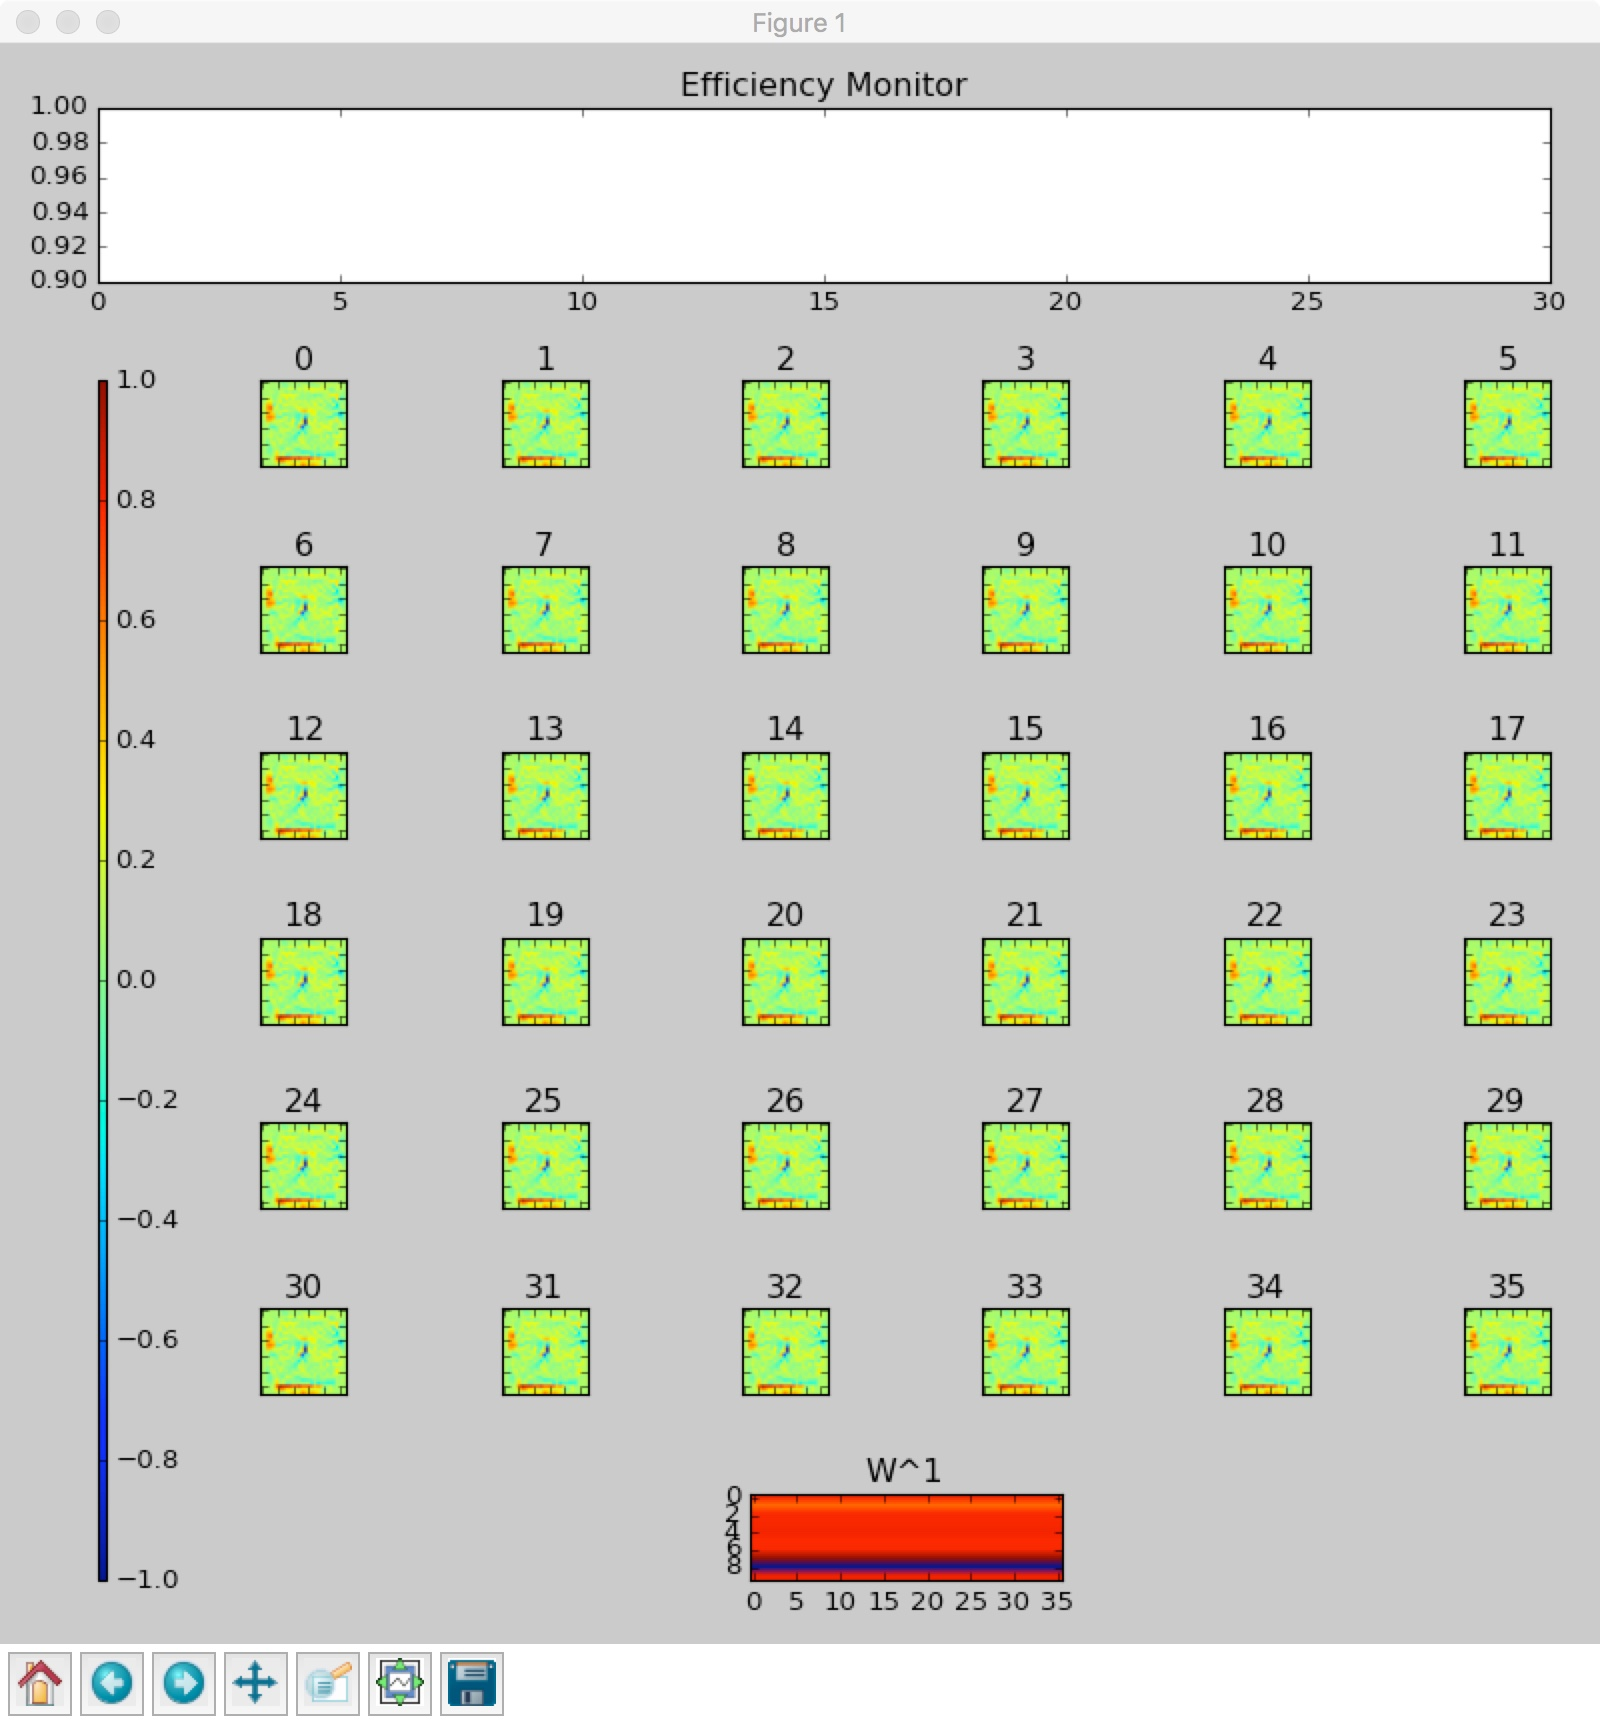

Write the Python code that produced this figure.
import numpy as np

# for plotting
import matplotlib
matplotlib.use('TkAgg')
import matplotlib.pyplot as plt
import matplotlib.gridspec as gridspec

# neural network classes
import multilayernet
import objectives
import weights
import interpreters
import activations
import layers
import mnist

# add some function sto the classes that help with the analysis

class FullyConnected_Diag(layers.FullyConnected):
    ''' Fully connected layer with diagnosis functions.  '''

    def params_weight(self):
        ''' Return parameter weight of matrix W. '''

        return self.params_weight_funct.val(self.W)

    def get_params(self):
        ''' Return matrix W. '''

        return self.W

class NN_Diag(multilayernet.NN):
    ''' Neural network with diagnosis functions. '''

    def sum_params_weight(self):
        ''' Sum parameter weights of all layers. '''

        c = 0
        for l in self.layers:
            c += l.params_weight()
        return c
    
    def epoch_monitor(self, **kwargs):

        epoch_dts = kwargs['epoch_dts']
        batch_dts = kwargs['batch_dts'] 
        epochs = kwargs['epochs']
        batches = kwargs['batches']
        batch_size = kwargs['batch_size']
        train_data = kwargs['train_data']
        test_data = kwargs['test_data']
         
        test_objective, test_errors = self.test_network(test_data)
        test_eff = 1 - len(test_errors) / len(test_data)
        
        train_objective, train_errors = self.test_network(train_data)
        train_eff = 1 - len(train_errors) / len(train_data)
        
        params_weight = self.sum_params_weight()

        epoch_num = len(epoch_dts)
        epoch_progress = float(epoch_num) / epochs

        print('> Epoch=%d/%d (%.2f%%), Dt=%fs, Avg=%fs, Eff: %f/%f, Obj: %f/%f, Weight: %f'
              % (epoch_num, epochs, epoch_progress * 100, epoch_dts[-1], np.mean(epoch_dts), 
                 test_eff, train_eff,
                 test_objective, train_objective,
                 params_weight))

        if 'fig' in kwargs['kwargs']:
            fig = kwargs['kwargs']['fig']
            plots_mon(fig, nn, epoch_num, test_eff, train_eff)

        return

# diagnosis and training functions

def plots_init(nn, epochs, nw):
    ''' Prepare figure for interactive plotting and return figure object. '''

    fig, _ = plt.subplots(sharex=True, sharey=True, figsize=(10, 10))
    hr = [ 1 ] * (1 + nw + len(nn.layers[1:]))
    hr[0] = 2
    wr = [ 1 ] * (1 + nw)
    wr[0] = .1
    G = gridspec.GridSpec(1 + nw + len(nn.layers[1:]), 1 + nw,
                         width_ratios=wr, height_ratios=hr)
   
    plt.subplot(G[0, :])
    plt.title('Efficiency Monitor')
    plt.axis([0, epochs, .9, 1])
    
    a = 0
    b = 0
    for i in range(min(nn.layers[0].num_out, nw*nw)):
        ax = plt.subplot(G[1 + b, 1 + a])
        ax.xaxis.set_ticklabels([])
        ax.yaxis.set_ticklabels([])
        a += 1
        if a >= nw:
            a = 0
            b += 1
        plt.title('%d' % i)

    for i in range(len(nn.layers[1:])):
        plt.subplot(G[1 + nw + i, 1:])
        plt.title('W^%d' % (i+1))
    
    ax = plt.subplot(G[1:, 0])
    sm = plt.cm.ScalarMappable(norm=plt.Normalize(vmin=-1, vmax=1))
    sm._A = []
    plt.colorbar(sm, cax=ax)

    G.tight_layout(fig)
    plt.ion()
    plt.show()

    return fig

def plots_mon(fig, nn, epoch, test_eff, train_eff):
    ''' Draw interactive monitor plots. '''
        
    plt.sca(fig.axes[0])
    plt.scatter(epoch, test_eff, label='efficiency', color='r', s=3)
    plt.scatter(epoch, train_eff, label='training', color='b', s=3)
    # plt.legend(['test', 'training'], loc=4)
        
    W = nn.layers[0].get_params()
    for i in range(nn.layers[0].num_out):
        ax = plt.sca(fig.axes[1+i]) 
        im = plt.imshow(W[i][:28*28].reshape(28,28))

    for i in range(1, len(nn.layers)):
        W = nn.layers[i].get_params()
        plt.sca(fig.axes[nn.layers[0].num_out+i]) 
        plt.imshow(W)

    fig.canvas.draw()
    plt.pause(0.00001)

    return

def plots_end():
    ''' Tidy up after interactive plotting. '''

    plt.ioff()
    plt.show()

    return

def show_error_candidates(nn, data):
    ''' Plot a couple of candidates that were predicted wrongly. '''

    print('Showing some error candidates...')

    _, error_list = nn.test_network(data)
    
    fig = plt.figure('Errors', figsize=(10,10))
    num = 1
    for i, l, p in error_list[:6*6]:
        plt.subplot(6, 6, num)
        num += 1
        plt.imshow(data[i][0].reshape(28,28),cmap='Blues')
        plt.title('#%d: l=%d, p=%d' % (i, l, p))

    fig.tight_layout() 
    plt.show()

    print('Done.')
    
    return

## MAIN ##########################################

data = mnist.MNIST('./MNIST/')
print('%d test images' % len(data.test_imgs))
print('%d training images' % len(data.train_imgs))

# build neural network

# one hidden layer with 36 neurons, learning rate = 3, quadratic loss
# init weights and biases to zero

# reaches >39% in 30 epochs

nn = NN_Diag(data.rows * data.cols, 
             interpreters.ArgMax, 
             objectives.L2)

# square root of number of input neurons
nw = 6

# first layer
nn.add_layer(num=nw * nw, 
             layer=FullyConnected_Diag, 
             activation=activations.Sigmoid,
             train='gradient',
             eta=3, 
             weight=weights.L2, 
             omega=0,
             init="zero"
            )

# output layer
nn.add_layer(num=10, 
             layer=FullyConnected_Diag, 
             activation=activations.Sigmoid,
             train='gradient',
             eta=3, 
             weight=weights.L2, 
             omega=0,
             init="zero"
            )

# prepare data 
train_data = [(data.train_imgs[i].reshape(data.rows * data.cols, 1) / 255.0, \
               data.train_labels[i]) for i in range(len(data.train_imgs))]

test_data = [(data.test_imgs[i].reshape(data.rows * data.cols, 1) / 255.0, \
              data.test_labels[i]) for i in range(len(data.test_imgs))]

# train network
epochs = 30
batch_size = 10
fig = plots_init(nn, epochs, nw)
nn.batch_training(train_data, test_data, epochs, batch_size, fig=fig)
        
# show_error_candidates(nn, test_data)
plots_end()
